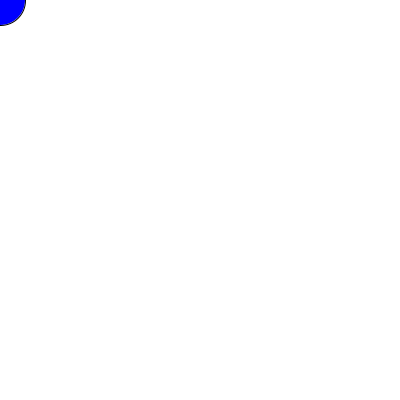
Frame 1 (no input)
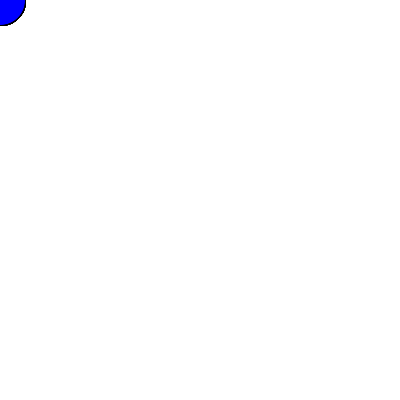
Frame 60 (the mouse pressed at the canvas centre just before this capture)
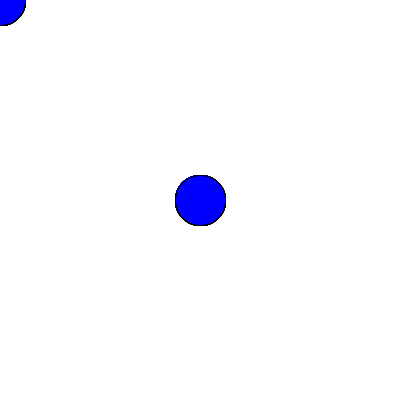
Frame 120 (the mouse held since frame 60 and released just before this capture)

The Processing sketch that drew these frames (run headless with seeded random() and noise(); from frame 60 on, the mouse is pressed at the canvas centre):

// Processing sketch: processing_98910
// ── processing_98910.pde

float row;
float column;

void setup()
{
  size(400, 400);
  background(255, 255, 255);
  smooth();

  
}

void draw()
{
  if ( (mouseX <= width/2 ) && (mouseY <= height/2 ) )
  {
    fill(0, 0, 255);
  }
  else
  {
    fill(255, 0, 0);
  }

  ellipse(mouseX, mouseY, 50, 50);
  
}
